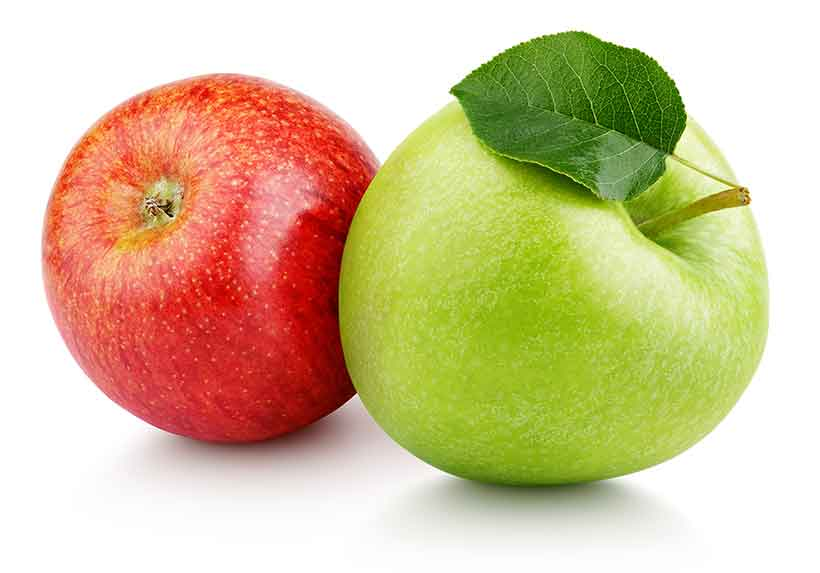
#> input picture img/fruit.jpg, 820 x 573 px
$ python Tutorial04.py
#> lines starting #> are read from the running program, lines starting #| are printed output that depends on the picture
import cv2

# Aim : Resize the image
img = cv2.imread("img/fruit.jpg")
#> img is the input picture: shape (573, 820, 3); mean B, G, R 153, 194.2, 212.5


# orginal size
cv2.imshow("window1",img)
# custom size
ResizedImg = cv2.resize(img,(600,300))
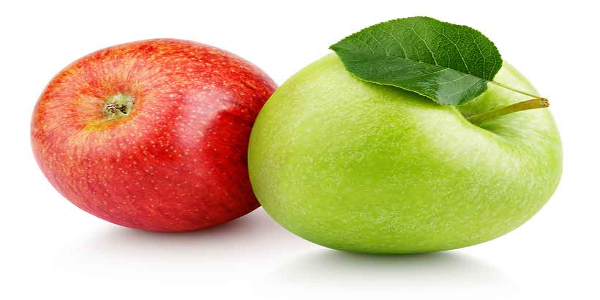
#> ResizedImg: shape (300, 600, 3); mean B, G, R 153, 194.1, 212.4
cv2.imshow("window2",ResizedImg)

cv2.waitKey(0)

$ run again, with img/line.png saved as img/fruit.jpg
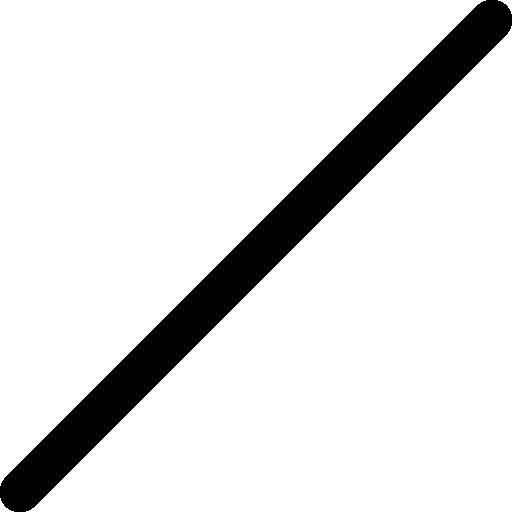
#> input picture img/line.png, 512 x 512 px
#> img is the input picture: shape (512, 512, 3); min 0, max 255, mean 226.6
#> `ResizedImg = cv2.resize(img,(600,300))`:
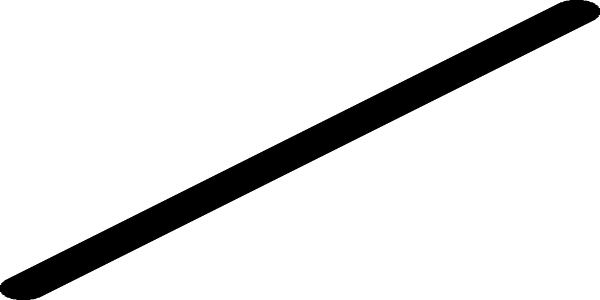
#> ResizedImg: shape (300, 600, 3); min 0, max 255, mean 226.6
